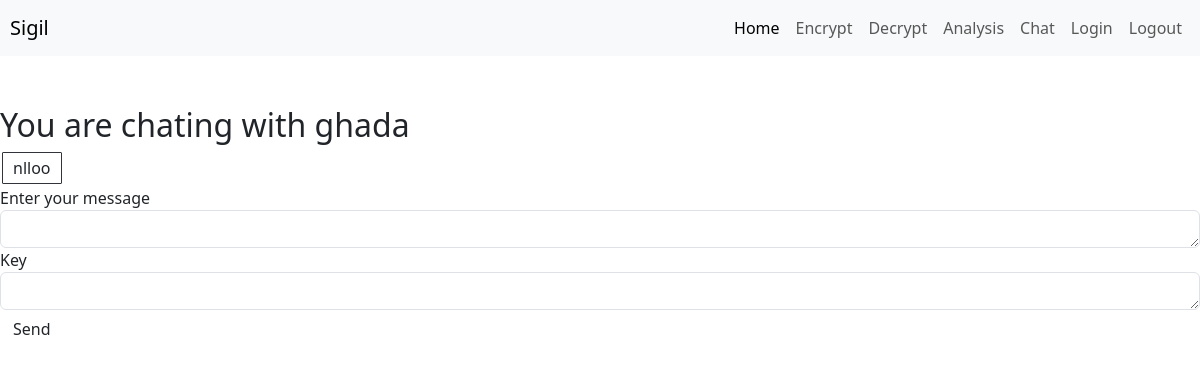
The page /chat/1 (signed in) on the database as committed earlier.
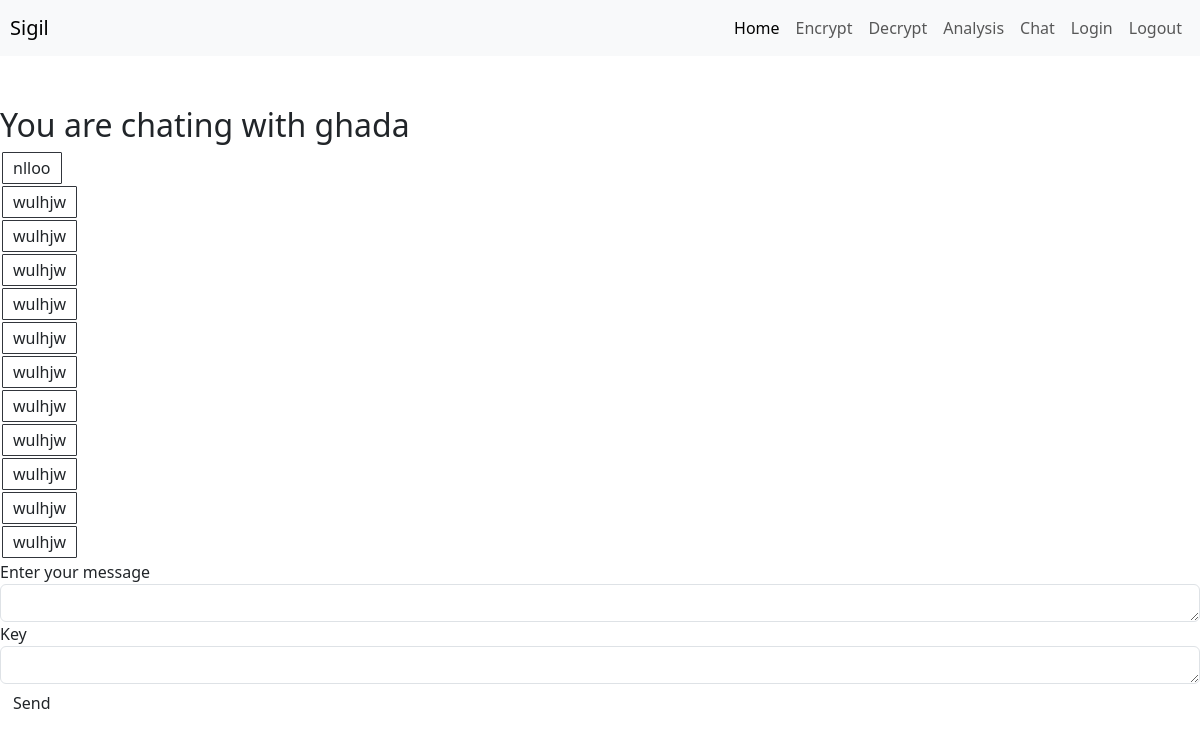
The same page on the database as committed later.
### tables this page shows
CREATE TABLE users (id INTEGER PRIMARY KEY AUTOINCREMENT NOT NULL, username TEXT NOT NULL, hash TEXT NOT NULL);

CREATE TABLE messages(
id INTEGER PRIMARY KEY AUTOINCREMENT NOT NULL,
chat_id INTEGER NOT NULL,
sender_id INTEGER NOT NULL,
message TEXT NOT NULL,
datetime NUMERIC,
FOREIGN KEY(chat_id) REFERENCES chats(id),
FOREIGN KEY(sender_id) REFERENCES users(id)
);

### app.py (the view)
@app.route("/chat/<chatid>", methods=["GET", "POST"])
@login_required
def chat(chatid):
    messages=db.execute("SELECT * FROM messages WHERE chat_id=?", chatid)
    user=db.execute("SELECT username FROM users WHERE (id = (SELECT sender_id FROM chats WHERE id=?) OR (SELECT receiver_id FROM chats WHERE id=?)) AND id!=?", chatid, chatid, session["user_id"])
    if request.method=="POST":
        text=request.form.get("text")
        key=request.form.get("key")
        if text and key:
            encrypted=crypto.substitution(text,key)
            db.execute("INSERT INTO messages (chat_id,sender_id,message,datetime) VALUES(?,?,?,datetime())", chatid, session["user_id"], encrypted)
            messages=db.execute("SELECT * FROM messages WHERE chat_id=?", chatid)
            return render_template("chat.html", chatid=chatid, messages=messages, user=user)
        else:
            return render_template("chat.html", chatid=chatid, messages=messages, user=user)
    else:
        return render_template("chat.html", chatid=chatid,messages=messages, user=user)

### helpers.py (called while the page is built)
def login_required(f):
    @wraps(f)
    def decorated_function(*args, **kwargs):
        if session.get("user_id") is None:
            return redirect("/login")
        return f(*args, **kwargs)
    return decorated_function

### templates/chat.html (shortened to what this page needs)
{% extends "layout.html" %}
{% block main %}
    <h2>You are chating with {{user[0].username}}</h2>
    {% for message in messages %}
        <div class="message">{{message.message}}</div>
    {% endfor %}
    <form action="/chat/{{chatid}}" method="post">
        <label for="text">Enter your message</label>
        <textarea class="form-control" id="text" name="text" rows="1" required></textarea>
        <label for="key">Key</label>
        <textarea class="form-control" id="key" name="key" rows="1" required></textarea>
        <button class="btn" type="submit">Send</button>
    </form>
{% endblock %}

### templates/layout.html (shortened to what this page needs)
<!DOCTYPE html>
<html lang="en">
<head>
    <link href="https://cdn.jsdelivr.net/npm/bootstrap@5.3.3/dist/css/bootstrap.min.css" rel="stylesheet">
    <link href="/static/styles.css" rel="stylesheet">
</head>
<body>
    <nav class="navbar navbar-expand-lg navbar-light bg-light">
      <a class="navbar-brand" href="/">Sigil</a>
      <div class="collapse navbar-collapse" id="navbarNavAltMarkup">
        <div class="navbar-nav">
          <a class="nav-item nav-link active" href="/">Home </a>
          <a class="nav-item nav-link" href="/encrypt">Encrypt</a>
          <a class="nav-item nav-link" href="/decrypt">Decrypt</a>
          <a class="nav-item nav-link" href="/analysis">Analysis</a>
          <a class="nav-item nav-link" href="/chat">Chat</a>
          <a class="nav-item nav-link" href="/login">Login</a>
          <a class="nav-item nav-link" href="/logout">Logout</a>
        </div>
      </div>
    </nav>
    {% block main %}{% endblock %}
</body>
</html>

### static/styles.css (style rules this page uses)
nav { margin-bottom: 50px; }
.navbar-brand { padding-left: 10px; }
.navbar-nav { margin-left: auto; }
#navbarNavAltMarkup { padding-right: 10px; }
.message { width:fit-content; border: 1px solid rgb(49, 53, 59); border-radius: 1px; margin: 2px; padding: 3px 10px 3px 10px; }

Rows that differ between the two databases and show on the page:
added messages: message "wulhjw"
added messages: message "wulhjw"
added messages: message "wulhjw"
added messages: message "wulhjw"
added messages: message "wulhjw"
added messages: message "wulhjw"
added messages: message "wulhjw"
added messages: message "wulhjw"
added messages: message "wulhjw"
added messages: message "wulhjw"
added messages: message "wulhjw"
